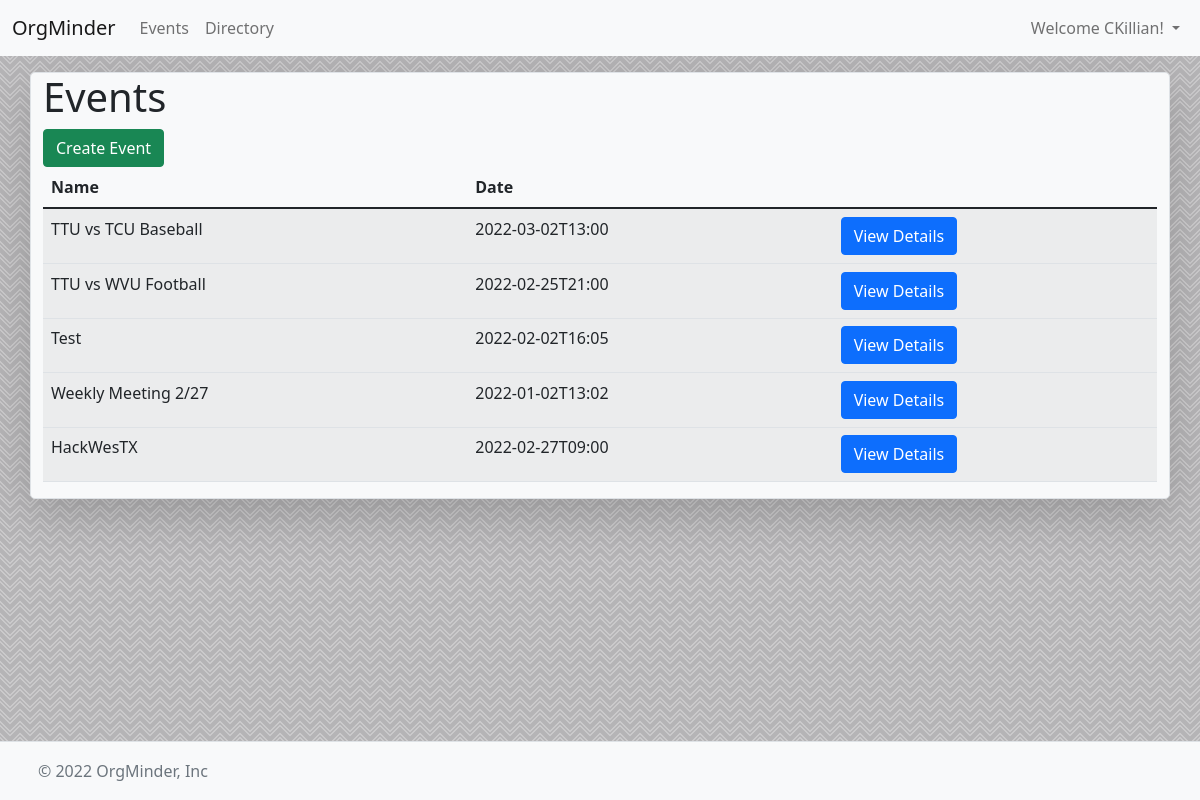
The app's page /events (signed in) with its own data.
### tables this page shows
CREATE TABLE "EVENTS" (
	"ID"	INTEGER,
	"NAME"	TEXT NOT NULL,
	"DATE"	TEXT NOT NULL,
	"LOCATION"	TEXT NOT NULL,
	"MANDATORY"	INT NOT NULL,
	"ATTENDEES"	TEXT,
	"CHECKEDIN"	TEXT,
	"NOTATTENDING"	TEXT,
	PRIMARY KEY("ID")
);

### main.py (the view)
@app.route("/events")
def events():
    if(not session.get("user_logged")):
        return redirect("/login")
    conn = sqlite3.connect(dbName)
    cur = conn.cursor()
    cur.execute("SELECT ID,NAME,DATE FROM EVENTS")
    eventsResp = cur.fetchall()
    conn.close()
    eventList = []
    for event in eventsResp:
        eventList.append({
            "id":event[0],
            "name":event[1],
            "date":str(event[2])
        })
    return render_template("events.html",username=session.get("user_logged"),permissionLevel=session.get("permissionLevel"),events=eventList)

### templates/events.html (shortened to what this page needs)
{% extends 'default.html' %}
{% block body %}
    <div class="container pt-3">
        <div class="row">
            <div class="col-md-12 col bg-light border rounded-3 shadow-lg">
                <h1>Events</h1>
                {% if permissionLevel > 0%}
                <a role="button" href="/createEvent" class="btn btn-success">Create Event</a>
                {% endif %}
                <table class="table table-striped table-hover">
                    <thead>
                        <th>Name</th>
                        <th>Date</th>
                        <th></th>
                    </thead>
                    <tbody>
                        {% for event in events %}
                        <tr>
                            <td>{{event['name']}}</td>
                            <td>{{event['date']}}</td>
                            <td><a href="/event?id={{event['id']}}" role="button" class="btn btn-primary">View Details</a></td>
                        <tr>
                        {% endfor %}
                    </tbody>
                </table>
            </div>
        </div>
    </div>
{% endblock %}

### static/css/style.css (style rules this page uses)
body { background-color: #b5b4b6; }

### records on screen
EVENTS: name "TTU vs TCU Baseball", date "2022-03-02T13:00"
EVENTS: name "TTU vs WVU Football", date "2022-02-25T21:00"
EVENTS: name "Test", date "2022-02-02T16:05"
EVENTS: name "Weekly Meeting 2/27", date "2022-01-02T13:02"
EVENTS: name "HackWesTX", date "2022-02-27T09:00"

### other values on screen
{{ username }} "CKillian"
